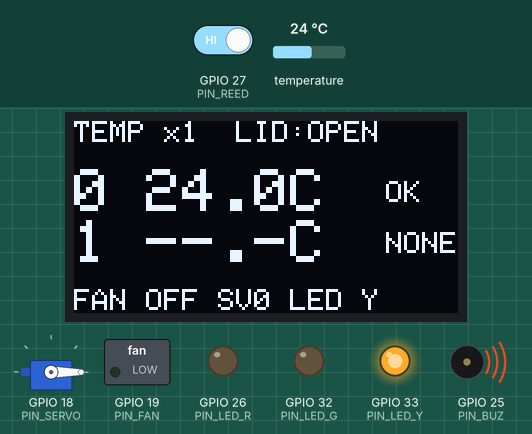
Bench run of a sketch on a simulated ESP32. Shown: servo, 128×64 one-colour display, switched loads named in the sketch (green lamp = pin HIGH), output pins drawn as LEDs (lit = HIGH), buzzer (waves = sounding, pin HIGH). The inputs (shaded band) are chosen by the test bench; at power-on: GPIO 27 (PIN_REED) HIGH, temperature 24 °C. What the sketch prints to the serial monitor is not drawn.

Above: at 1.7 s.
1.8 s: GPIO 27 (PIN_REED) driven LOW
At 2.8 s:
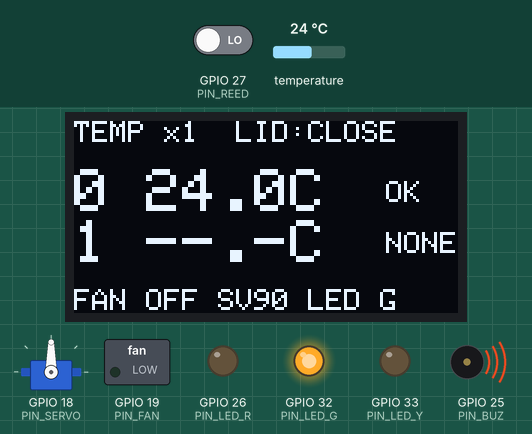
4.8 s: GPIO 27 (PIN_REED) driven HIGH
At 5.8 s:
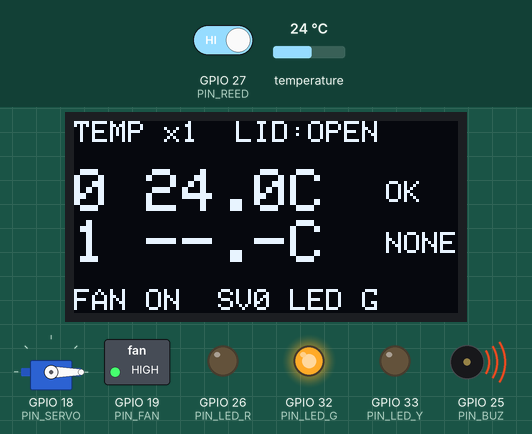
7.6 s: GPIO 27 (PIN_REED) driven LOW
At 9.8 s:
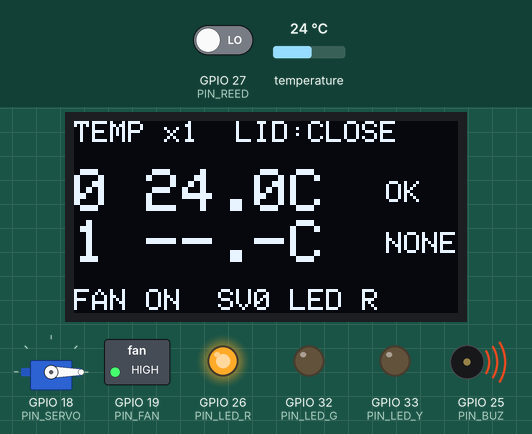
10.5 s: GPIO 27 (PIN_REED) driven HIGH
At 12.6 s:
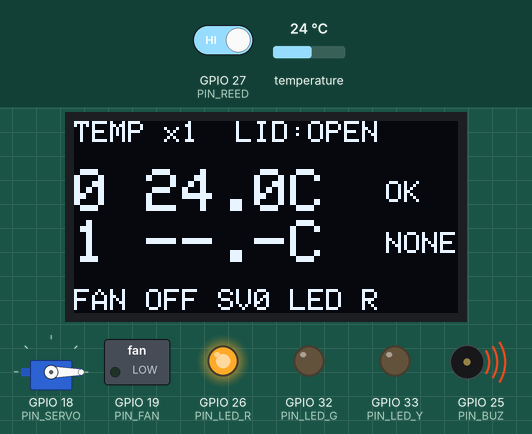
13.5 s: GPIO 27 (PIN_REED) driven LOW
At 16.8 s:
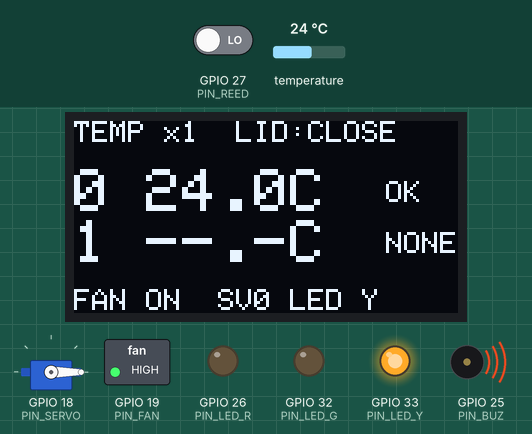
17.6 s: GPIO 27 (PIN_REED) driven HIGH
At 20.8 s:
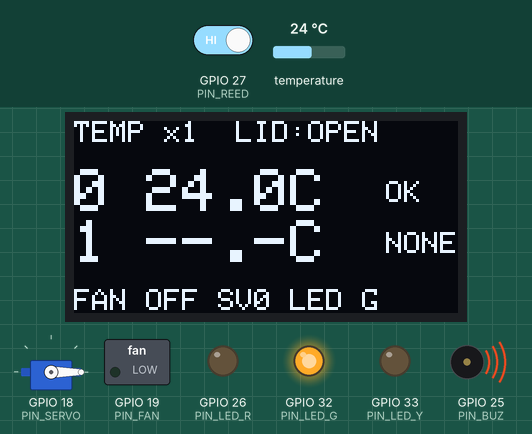
Timing chart, 0 to 22.5 s (numbered marks = the images above; inputs shaded):
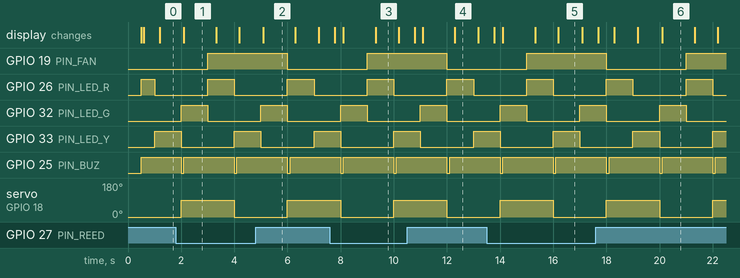

Measured:
- after the input at 1.8 s, the display: changes after 0.30 s (image 1)
- after the input at 4.8 s, the display: changes after 0.29 s (image 2)
- after the input at 7.6 s, the display: first changes after 0.19 s (image 3 shows a later state)
- after the input at 10.5 s, the display: first changes after 0.29 s (image 4 shows a later state)
- after the input at 13.5 s, the display: first changes after 0.29 s (image 5 shows a later state)
- after the input at 17.6 s, the display: first changes after 0.09 s (image 6 shows a later state)
- by itself, GPIO 26 (PIN_LED_R): alternates HIGH for 1.0 s and LOW for 2.0 s
- by itself, GPIO 25 (PIN_BUZ): alternates HIGH for 1.9 s and LOW for 0.10 s

The sketch:

loop_test.ino
```cpp
/*
  반복 동작 시험 코드 (실내용)  -  TEAM 부스럭
  ==============================================
  출력 부품은 계속 껐다 켰다 하고, OLED에는 센서 상태를 보여 줘요.

  출력 (계속 반복)
    LED   : 1초마다 빨강 -> 노랑 -> 초록 -> 빨강 ... 차례로
    서보  : 2초마다 0도 <-> 90도
    팬    : 3초 켜기, 3초 끄기
    부저  : 2초마다 짧게 "삑"  (시끄러우면 BUZZER_ENABLE = false)

  OLED 표시
    맨 위 줄 : 찾은 온도센서 개수, 뚜껑(리드스위치) 상태
    가운데   : 온도센서 0번, 1번 온도 (OK = 정상, ERR = 못 읽음)
    맨 아래  : 지금 팬, 서보, LED 상태

  시리얼 모니터(115200)에도 2초마다 같은 내용을 찍어요.
  필요한 라이브러리: OneWire, DallasTemperature, ESP32Servo,
                    Adafruit SSD1306, Adafruit GFX Library
*/

#include <OneWire.h>
#include <DallasTemperature.h>
#include <ESP32Servo.h>
#include <Wire.h>
#include <Adafruit_GFX.h>
#include <Adafruit_SSD1306.h>

// ---------------- 바꿔도 되는 설정 ----------------
const bool BUZZER_ENABLE = true;     // 부저 소리 끄려면 false
const int  BUZZER_ON_LEVEL = LOW;    // LOW일 때 울리는 모듈 기준. HIGH일 때 울리면 HIGH로
const int  LID_CLOSED_LEVEL = LOW;   // 자석을 댔을 때(닫힘) D27 값. 반대면 HIGH로

const unsigned long LED_STEP_MS = 1000;   // LED 바뀌는 간격
const unsigned long SERVO_MS    = 2000;   // 서보 움직이는 간격
const unsigned long FAN_MS      = 3000;   // 팬 켜기/끄기 시간
const unsigned long BEEP_EVERY  = 2000;   // 부저 울리는 간격
const unsigned long BEEP_LEN    = 100;    // 부저 한 번 길이

// ---------------- 핀 ----------------
const int PIN_DS = 4, PIN_SERVO = 18, PIN_FAN = 19;
const int PIN_REED = 27, PIN_LED_R = 26, PIN_LED_Y = 33, PIN_LED_G = 32, PIN_BUZ = 25;

OneWire oneWire(PIN_DS);
DallasTemperature sensors(&oneWire);
Servo damper;
Adafruit_SSD1306 oled(128, 64, &Wire, -1);
bool oledOk = false;

int nSensors = 0;
DeviceAddress addr[2];
float tempC[2] = {NAN, NAN};

// 지금 출력 상태 (화면에 보여 주려고 기억)
int ledIdx = 0;            // 0 빨강, 1 노랑, 2 초록
int servoDeg = 0;
bool fanOn = false;
bool lidClosed = false;
int reedRaw = HIGH;

bool validTemp(float c) {
  return !isnan(c) && c != DEVICE_DISCONNECTED_C && c > -55 && c < 125;
}

void buzzer(bool on) {
  digitalWrite(PIN_BUZ, on ? BUZZER_ON_LEVEL : !BUZZER_ON_LEVEL);
}

void setLed(int idx) {
  digitalWrite(PIN_LED_R, idx == 0);
  digitalWrite(PIN_LED_Y, idx == 1);
  digitalWrite(PIN_LED_G, idx == 2);
}

void findSensors() {
  sensors.begin();
  nSensors = min((int)sensors.getDeviceCount(), 2);
  for (int i = 0; i < nSensors; i++) {
    sensors.getAddress(addr[i], i);
    sensors.setResolution(addr[i], 12);
  }
  sensors.setWaitForConversion(false);   // 기다리지 않고 다른 동작 계속
  sensors.requestTemperatures();
  Serial.printf("온도센서 %d개 찾음\n", nSensors);
}

void drawOled() {
  if (!oledOk) return;
  oled.clearDisplay();
  oled.setTextColor(SSD1306_WHITE);

  // 맨 위 줄 (노란 영역)
  oled.setTextSize(1);
  oled.setCursor(0, 0);
  oled.printf("TEMP x%d  LID:%s", nSensors, lidClosed ? "CLOSE" : "OPEN");

  // 온도센서 2개
  for (int i = 0; i < 2; i++) {
    int y = 16 + i * 17;
    oled.setTextSize(2);
    oled.setCursor(0, y);
    if (i < nSensors && validTemp(tempC[i])) oled.printf("%d %.1fC", i, tempC[i]);
    else oled.printf("%d --.-C", i);
    oled.setTextSize(1);
    oled.setCursor(104, y + 4);
    if (i >= nSensors) oled.print("NONE");
    else oled.print(validTemp(tempC[i]) ? "OK" : "ERR");
  }

  // 맨 아래 줄: 출력 상태
  const char* ledName[3] = {"R", "Y", "G"};
  oled.setTextSize(1);
  oled.setCursor(0, 56);
  oled.printf("FAN %s SV%d LED %s", fanOn ? "ON " : "OFF", servoDeg, ledName[ledIdx]);
  oled.display();
}

void setup() {
  Serial.begin(115200);
  delay(500);
  Serial.println("\n===== 반복 동작 시험 시작 =====");

  pinMode(PIN_FAN, OUTPUT); digitalWrite(PIN_FAN, LOW);
  pinMode(PIN_LED_R, OUTPUT); pinMode(PIN_LED_Y, OUTPUT); pinMode(PIN_LED_G, OUTPUT);
  setLed(0);
  pinMode(PIN_BUZ, OUTPUT); buzzer(false);
  pinMode(PIN_REED, INPUT_PULLUP);

  damper.setPeriodHertz(50);
  damper.attach(PIN_SERVO, 500, 2400);
  damper.write(0);

  Wire.begin(21, 22);
  oledOk = oled.begin(SSD1306_SWITCHCAPVCC, 0x3C);
  Serial.println(oledOk ? "OLED 찾음" : "OLED 못 찾음 (SDA D21, SCL D22 확인, 주소 0x3D일 수도)");

  findSensors();
}

void loop() {
  static unsigned long tLed = 0, tServo = 0, tFan = 0, tBeep = 0, tTemp = 0, tDraw = 0, tPrint = 0;
  unsigned long now = millis();

  // LED: 1초마다 다음 색
  if (now - tLed >= LED_STEP_MS) {
    tLed = now;
    ledIdx = (ledIdx + 1) % 3;
    setLed(ledIdx);
  }

  // 서보: 2초마다 0도 <-> 90도
  if (now - tServo >= SERVO_MS) {
    tServo = now;
    servoDeg = (servoDeg == 0) ? 90 : 0;
    damper.write(servoDeg);
  }

  // 팬: 3초마다 켜기/끄기
  if (now - tFan >= FAN_MS) {
    tFan = now;
    fanOn = !fanOn;
    digitalWrite(PIN_FAN, fanOn ? HIGH : LOW);
  }

  // 부저: 2초마다 짧게
  if (BUZZER_ENABLE) {
    if (now - tBeep >= BEEP_EVERY) tBeep = now;
    buzzer(now - tBeep < BEEP_LEN);
  } else {
    buzzer(false);
  }

  // 리드스위치
  reedRaw = digitalRead(PIN_REED);
  lidClosed = (reedRaw == LID_CLOSED_LEVEL);

  // 온도: 1초마다 읽고 다음 측정 시작 (12비트 변환은 최대 0.75초)
  if (now - tTemp >= 1000) {
    tTemp = now;
    for (int i = 0; i < nSensors; i++) tempC[i] = sensors.getTempC(addr[i]);
    sensors.requestTemperatures();
    if (nSensors < 2 && (now / 1000) % 10 == 0) findSensors();   // 2개가 안 잡히면 10초마다 다시 찾기
  }

  // 화면 0.3초마다
  if (now - tDraw >= 300) { tDraw = now; drawOled(); }

  // 시리얼 2초마다
  if (now - tPrint >= 2000) {
    tPrint = now;
    Serial.printf("센서 %d개 | ", nSensors);
    for (int i = 0; i < 2; i++) {
      if (i < nSensors && validTemp(tempC[i])) Serial.printf("%d번 %.2fC OK | ", i, tempC[i]);
      else Serial.printf("%d번 %s | ", i, i < nSensors ? "ERR" : "없음");
    }
    Serial.printf("D27=%s(%s) | 팬 %s | 서보 %d도 | LED %c\n",
                  reedRaw == LOW ? "LOW" : "HIGH", lidClosed ? "닫힘" : "열림",
                  fanOn ? "ON" : "OFF", servoDeg, "RYG"[ledIdx]);
  }
}
```
